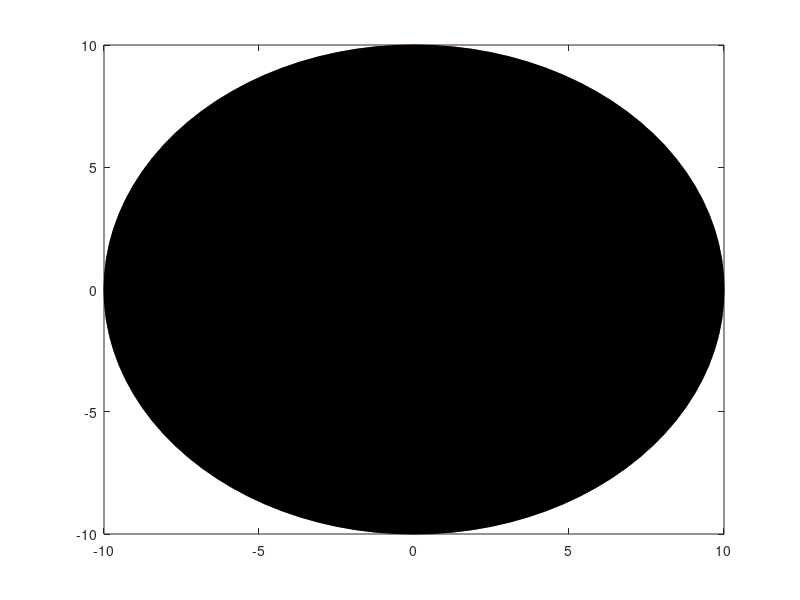

Source code (MATLAB): (Note: this script raises an error after producing the figure.)
% Program for Inverse Kinematics on a 2 DOF Robotic Manipulator that
% follows a Specified Trajectory

% Inputs -> Start

% Link Lengths
L1 = 5;
L2 = 5;

% Desired Trajectory Examples -> Start

% Circle
%Theta_Traj = linspace(0, 2*pi, 101);
%Final_x = 5*cos(Theta_Traj);
%Final_y = 5*sin(Theta_Traj);

% Cardiod 
Theta_Traj = linspace(0, 2*pi, 101);
Final_x = 16*(sin(Theta_Traj).^3);
Final_y = (13*cos(Theta_Traj)) - (5*cos(2*Theta_Traj)) - (2*cos(3*Theta_Traj)) - (cos(4*Theta_Traj));
Final_x = Final_x/5;
Final_y = Final_y/5;

% Desired Trajectory Examples -> End

% Inputs -> End

% Arrays that will stor End Effector Positions
X_Arr = [];
Y_Arr = [];

% Counter and Loop Initialization
counter = 1;

for i = 1 : length(Theta_Traj)
    
    % Desired End Effector Position Beyond Workspace -> Start
    
    % Maximum Extened Arm Length
    Arm_Radius = L1 + L2;
    
    % Arm Length Differnece 
    Arm_Diff = abs(L1 - L2);
    
    % End Effector Distance from Origin
    D = sqrt((Final_y.*Final_y) + (Final_x.*Final_x));
    
    % Outer Workspace Boundary
    if (D > Arm_Radius)
        Final_x = (Arm_Radius)*(Final_x)/(D);
        Final_y = (Arm_Radius)*(Final_y)/(D);
    end
    
    % Inner Workspace Boundary
    if(D < Arm_Diff)
        Final_x = (Arm_Diff)*(Final_x)/(D);
        Final_y = (Arm_Diff)*(Final_y)/(D);
    end
    
    % Desired End Effector Position Beyond Workspace -> End
    
    % Plotting the Workspace Start
    
    Theta_Circle = (0:pi/50:2*pi);
    
    % Plotting the Outer Workspace Boundaries
    X_outer_WS = (Arm_Radius*cos(Theta_Circle));
    Y_outer_WS = (Arm_Radius*sin(Theta_Circle));
    
    % Plotting the Inner Workspace Boundaries
    X_inner_WS = (Arm_Diff*cos(Theta_Circle));
    Y_inner_WS = (Arm_Diff*sin(Theta_Circle));
    
    % Plotting the Workspace End
    
    % Inverse Kinematics Calculation Start

    % End Effector State (R, Theta)
    R = sqrt((Final_y.^2) + (Final_x.^2));
    Theta = atan(Final_y./(Final_x + 0.00001));
    % 0.000001 is added to avoid Undefined Cartesian Points
    
    % Intermediate Angles
    Beta = real(acos(((L1*L1) + (L2*L2) - (R.*R))/(2*L1*L2)));
    Alpha = real(acos(((L1*L1) + (R.*R) - (L2*L2))/(2*L1*R)));
    
    % 2nd Quadrant End Effector Position
    
    if (Final_x(i) < 0)

        Theta = Theta + pi;

    end
    
    % Final Joint Angles in Radians
    
    % Elbow UP Configuration
    Final_Angle_1 = (Theta + Alpha);
    Final_Angle_2 = (Beta - pi);
    
    % Elbow DOWN Configuration
    % Final_Angle_1 = (Theta - Alpha);
    % Final_Angle_2 = pi - Beta;
    
    % Final Joint Angles in Degrees
    Final_Angle_1 = Final_Angle_1*(180/pi);
    Final_Angle_2 = Final_Angle_2*(180/pi);
    
    % Inverse Kinematics Calculation End
    
    % Array of Joint Angles 
    Theta_1 = Final_Angle_1(i);
    Theta_2 = Final_Angle_2(i);
    
    % Forward Kinematics -> Start

    % Initial points of Link 1
    X0 = 0;
    Y0 = 0;
    
    % Final points of Link 1 
    X1 = L1*cosd(Theta_1);
    Y1 = L1*sind(Theta_1);
    
    % Final points of Link 2
    X2 = X1 + L2*cosd(Theta_1 + Theta_2);
    Y2 = Y1 + L2*sind(Theta_1 + Theta_2);

    % Forward Kinematics -> End 
    
    % Storing End Effector POsitions to Plot Trajectory
    X_Arr(i) = X2;
    Y_Arr(i) = Y2;

    % Storing Initial End Effector Coordinates for Plotting Trajectory
    if (counter == 1)

        Eef_X_init = X2;
        Eef_Y_init = Y2;

    end

    % Assigning the Parameters
    txt1 = ['T1 = ', num2str(Theta_1), ' Deg'];
    txt2 = ['T2 = ', num2str(Theta_2), ' Deg'];
    txtend = ['X2 = ', num2str(X2), ', ', 'Y2 = ', num2str(Y2)];

    % Plot
    plot([X0 X1], [Y0 Y1], 'k', [X1 X2], [Y1 Y2], 'k','linewidth', 3)

    hold on

    plot(X0, Y0, '.k', 'MarkerSize', 30)
    plot(X1, Y1, '.k', 'MarkerSize', 30)
    plot(X2, Y2, '.k', 'MarkerSize', 30)
    
    % Plots Trajectory
    plot(X_Arr, Y_Arr, '.k', 'MarkerSize', 5)

    plot(X_inner_WS, Y_inner_WS);
    plot(X_outer_WS, Y_outer_WS);

    % Plots Workspace
    fill([X_inner_WS flip(X_outer_WS)],[Y_inner_WS flip(Y_outer_WS)],'k')

    hold off
    
    % Increases Transparency of Workspace
    alpha(0.1)

    xlabel('X-Axis (m)')
    ylabel('Y-Axis (m)')
    title('Trajectory Follower 2 DOF Robotic Manipulator');
    text(X0, Y0, txt1, 'VerticalAlignment', 'top')
    text(X1, Y1, txt2, 'VerticalAlignment', 'top')
    text(X2, Y2, txtend, 'HorizontalAlignment', 'left', 'VerticalAlignment', 'bottom')
    text(0.5*(X0 + X1), 0.5*(Y0 + Y1), '  Link 1')
    text(0.5*(X1 + X2), 0.5*(Y1 + Y2), '  Link 2')
    grid on

    axis([-10 10 -10 10])

    M(counter) = getframe(gcf);
    counter = counter + 1;
    
end
